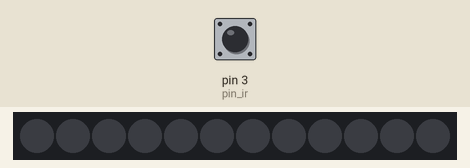
A sketch run on a simulated Arduino Nano, built with avr-gcc and run on an emulated ATmega328P. Parts: 12 RGB LEDs in strip order, left to right. The inputs (shaded band) are chosen by the test bench; at power-on: pin 3 (pin_ir) HIGH.

Above: at 1.2 s.
1.3 s: pin 3 (pin_ir) pulsed LOW 2 times (0.12 s each, 0.3 s apart)
At 1.75 s:
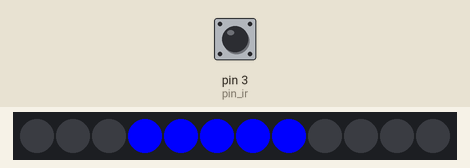
Timing chart, 0 to 4.3 s (numbered marks = the images above; inputs shaded):
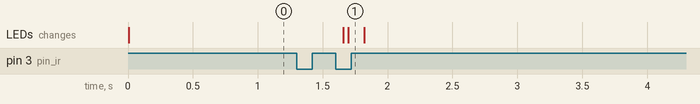

Measured:
- after the input at 1.3 s, the LEDs: first change after 0.36 s (image 1 shows a later state)

The sketch:

BetaCuadrado.ino
```cpp
#include <Adafruit_NeoPixel.h>
#define PIN_NEO_PIXEL 6// Arduino pin that connects to NeoPixel
#define NUM_PIXELS 12// The number of LEDs (pixels) on NeoPixel
#define DELAY_INTERVAL 200
#define NUM_STATES 7

volatile unsigned long pseudospins = 0;
volatile unsigned long tiempos[NUM_STATES];
volatile unsigned int count = 0;
unsigned long next = 500;
unsigned int temp = 0;
volatile unsigned long lastMillis = 0;
volatile unsigned long previousMillis = 0;
volatile unsigned long lastMillisTh = 0;

int pin_ir=3;
int num_pixeles=0;
volatile int threshold = 1000; //miliseconds between possible interrupts
volatile int angulo_linea = 180;
volatile int mode=0;

volatile byte checkActual=0;

int checkpoints[NUM_STATES]={60,70,80,90,100,110,120};
int comienzos[NUM_STATES]={3,3,2,2,3,3,0};
int finales[NUM_STATES]={4,8,10,9,10,6,0};


Adafruit_NeoPixel neoPixel(NUM_PIXELS, PIN_NEO_PIXEL, NEO_GRB + NEO_KHZ800);

void setup() {
 neoPixel.begin(); // INITIALIZE NeoPixel strip object (REQUIRED)
 Serial.begin(115200);
 pinMode(pin_ir, INPUT_PULLUP);               //setup pin 3 with internal pull-up
 delayMicroseconds(50);
 attachInterrupt(digitalPinToInterrupt(pin_ir), ir_detect, CHANGE); //En el nano hay que conectarlo al pin 8 aunque aqui ponga 10
 //Usamos change ya que rising y falling hacen lo mismo. Cada deteccion es media vuelta.
 neoPixel.clear(); // set all pixel colors to 'off'. It only takes effect if pixels.show() is called
 neoPixel.show(); // send the updated pixel colors to the NeoPixel hardware.


}

void loop() {
 //neoPixel.clear(); // set all pixel colors to 'off'. It only takes effect if pixels.show() is called
  unsigned long act_milis=micros();

  if (act_milis>=tiempos[checkActual]){
    neoPixel.clear();
    for (int pixel = comienzos[checkActual]; pixel < finales[checkActual]; pixel++){
      neoPixel.setPixelColor(pixel, neoPixel.Color(0, 0, 255));
    }
    checkActual++;
  }
  neoPixel.show();

}

void ir_detect(){

  noInterrupts();

  if(micros() - lastMillisTh > threshold){
    lastMillisTh = micros();
    pseudospins++;
    if(pseudospins%2 == 0){
      checkActual = 0;
      mode=0;
      //Serial.println("MEDIA VUELTA"); // Dos veces
      previousMillis = lastMillis;
      lastMillis = micros();
      for(int angle = 0; angle < NUM_STATES; angle++){
        tiempos[angle]= lastMillis+(lastMillis-previousMillis)*(checkpoints[angle])/360;
      }
    }
  }

  interrupts();
}
```
